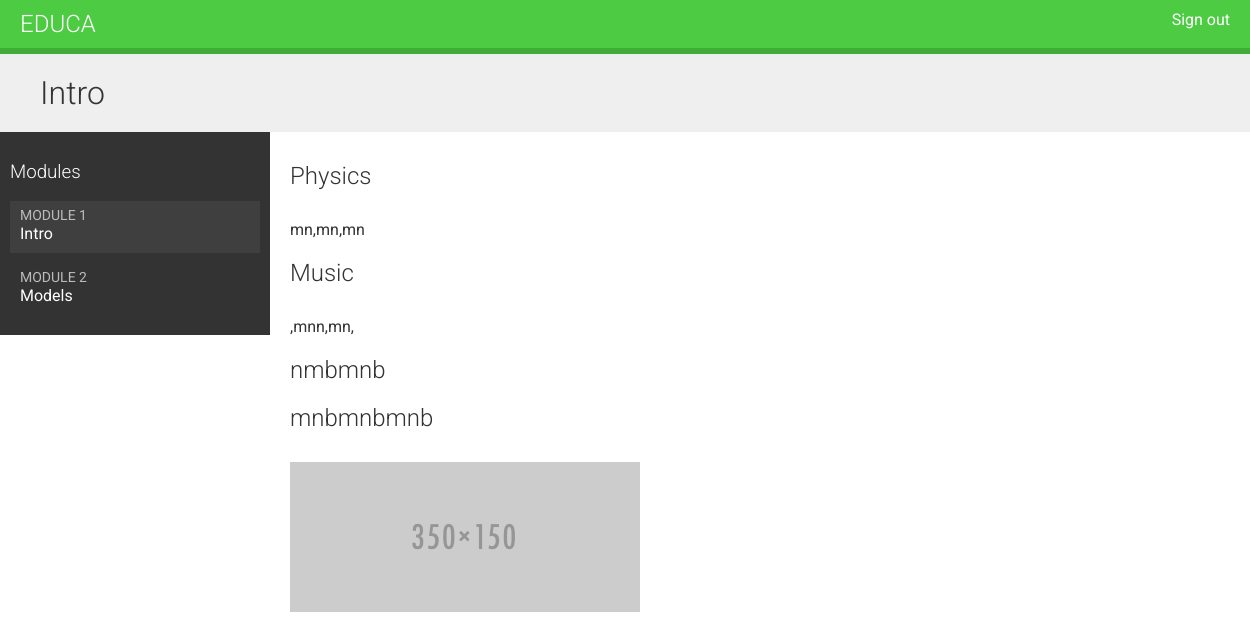
/students/course/3/ (signed in), run on the app's committed database.
### courses/models.py (models this page shows, shortened)
class Module(models.Model):
    course = models.ForeignKey(Course, related_name='modules')
    title = models.CharField(max_length=200)
    description = models.TextField(blank=True)
    order = OrderField(blank=True, for_fields=['course'])
    class Meta:
        ordering = ['order']

class Content(models.Model):
    module = models.ForeignKey(Module, related_name='contents')
    content_type = models.ForeignKey(ContentType, limit_choices_to={'model__in':('text','video','image','file')})
    object_id = models.PositiveIntegerField()
    item = GenericForeignKey('content_type', 'object_id')
    order = OrderField(blank=True, for_fields=['module'])
    class Meta:
        ordering = ['order']

class ItemBase(models.Model):
    owner = models.ForeignKey(User, related_name='%(class)s_related')
    title = models.CharField(max_length=250)
    created = models.DateTimeField(auto_now_add=True)
    updated = models.DateTimeField(auto_now=True)
    def render(self):
        return render_to_string('courses/content/{}.html'.format(self._meta.model_name), {'item': self})
    class Meta:
        abstract = True

class Text(ItemBase):
    content = models.TextField()

class Video(ItemBase):
    url = models.URLField()

class Image(ItemBase):
       file = models.FileField(upload_to='images')

### students/views.py (the view)
# urls.py: url(r'^course/(?P<pk>\d+)/$',views.StudentCourseDetailView.as_view(),name='student_course_detail'),
class StudentCourseDetailView(DetailView):
    model = Course
    template_name = 'students/course/detail.html'
    def get_queryset(self):
        qs = super(StudentCourseDetailView, self).get_queryset()
        return qs.filter(students__in=[self.request.user])
    def get_context_data(self, **kwargs):
        context = super(StudentCourseDetailView,
                        self).get_context_data(**kwargs)
        course = self.get_object()
        if 'module_id' in self.kwargs:
            context['module'] = course.modules.get(
                                    id=self.kwargs['module_id'])
        else:
            context['module'] = course.modules.all()[0]
        return context

### students/templates/students/course/detail.html (shortened to what this page needs)
{% extends "base.html" %}
{% block content %}
    <h1>
        {{ module.title }}
    </h1>
    <div class="contents">
        <h3>Modules</h3>
        <ul id="modules">
        {% for m in object.modules.all %}
            <li data-id="{{ m.id }}" {% if m == module %}class="selected"{% endif %}>
                <a href="{% url "student_course_detail_module" object.id m.id %}">
                    <span>
                        Module <span class="order">{{ m.order|add:1 }}</span>
                    </span>
                    <br>
                    {{ m.title }}
                </a>
            </li>
        {% empty %}
            <li>No modules yet.</li>
        {% endfor %}
        </ul>
    </div>
    <div class="module">
        {% for content in module.contents.all %}
            {% with item=content.item %}
                <h2>{{ item.title }}</h2>
                {{ item.render }}
            {% endwith %}
        {% endfor %}
    </div>
{% endblock %}

### courses/templates/courses/content/text.html
{{ item.content|linebreaks|safe }}

### courses/templates/courses/content/image.html
<p><img src="{{ item.file.url }}"></p>

### courses/static/css/base.css (style rules this page uses)
body { margin:0; font-family:'Roboto', sans-serif; font-weight:400; color:#333; }
a { color:#3fad37; text-decoration:none; }
h1, h2, h3, h4, h5, h6 { font-family:'Roboto', sans-serif; font-weight:300; }
h1 { background:#efefef; width:100%; overflow:auto; padding:20px 0 20px 40px; margin:0; }
.module { overflow:auto; }
.module p { margin:10px 0 20px; width:100%; float:left; }
.contents { width:20%; padding:10px; float:left; background:#333; color: #fff; font-family:'Roboto', sans-serif; }
.contents ul { list-style:none; margin:0; padding:0; }
.contents ul li { margin:0 0 10px 0; padding:4px 10px 10px; overflow:auto; }
.contents ul li.selected { background:#3f3f3f; }
.contents ul span { text-transform:uppercase; color:#bbb; font-size:14px; }
.contents ul a { display:block; color:#fff; text-decoration:none; }
.module { padding:10px 20px; float:left; }

### data on the page
Module: title "Intro", order|add "1"
Module: order|add "2", title "Models"
Content: item "Physics", item.content "mn,mn,mn"
Content: item "Music", item.content ",mnn,mn,"
Content: item "nmbmnb"
Content: item "mnbmnbmnb", item.file (picture)
